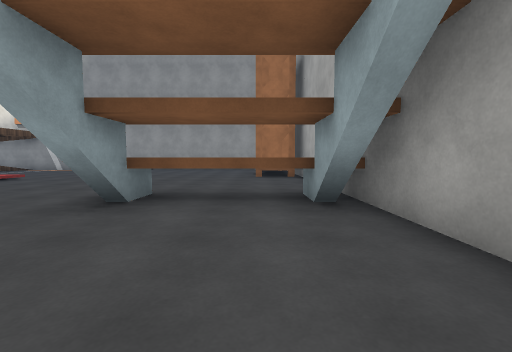
View 1 (above)

19 first-person views from a walk through a Unity game level. The camera is 1.2 m above the floor, tilts 4° down and sees 90° across. The floor is counted in squares, 2 m on a side. Each view is taken from the middle of a square. On the plan, view 1 faces up. The plan holds only what a view shows up to about 9 squares ahead; the rest is blank. The place goes on beyond the plan. Some surface patterns are stand-ins.

View 2
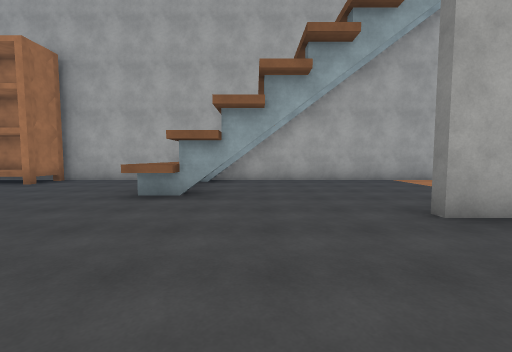

View 3
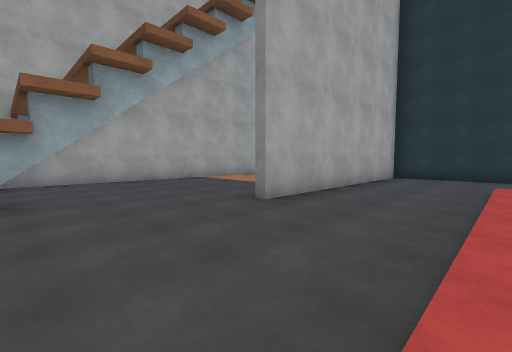

View 4
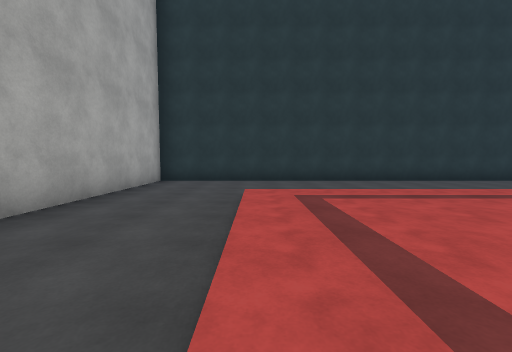

View 5
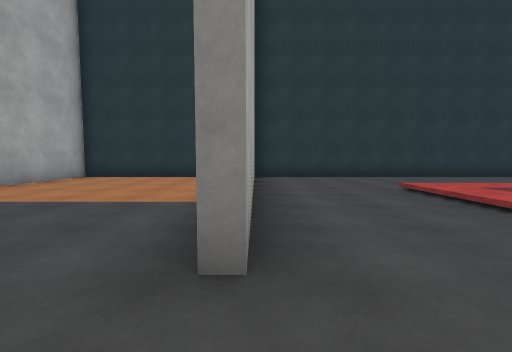

View 6
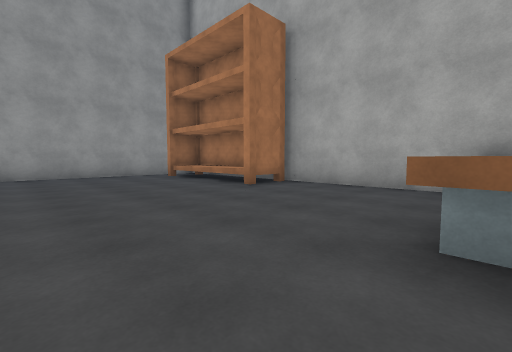

View 7
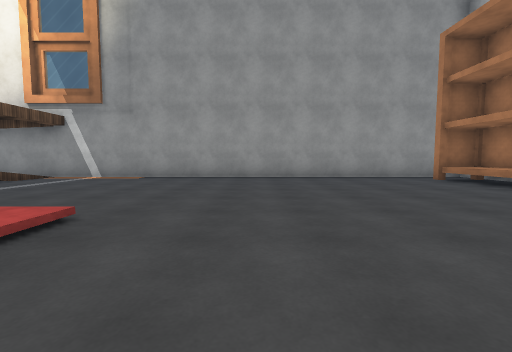

View 8
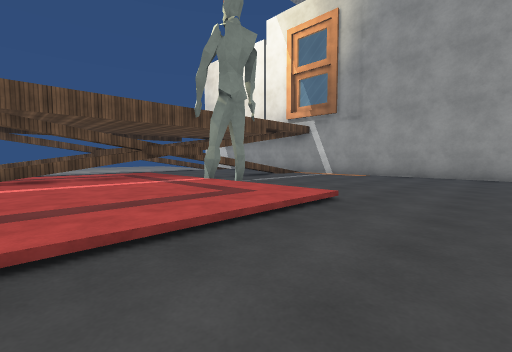

View 9
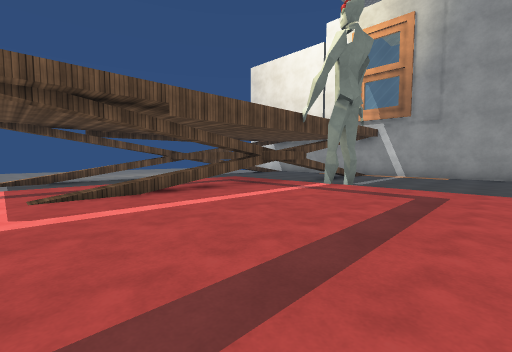

View 10
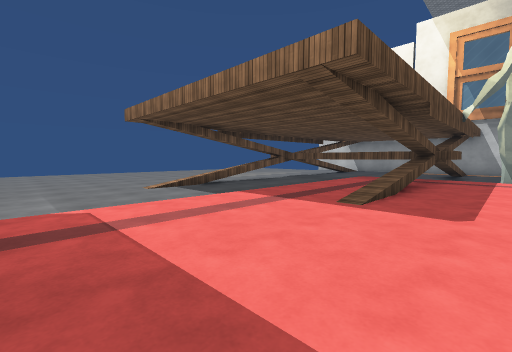

View 11
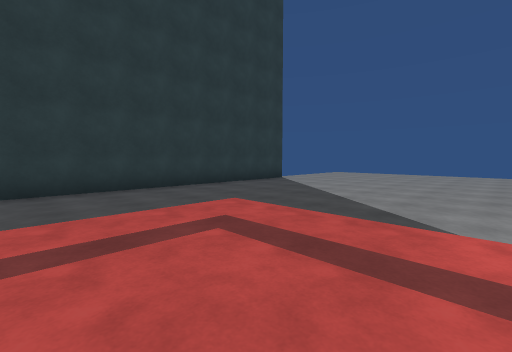

View 12
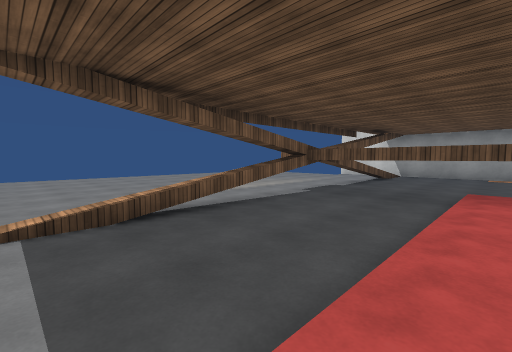

View 13
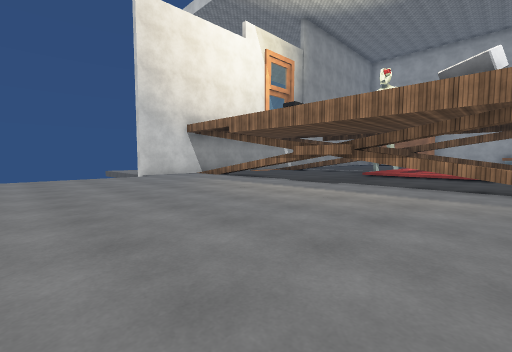

View 14
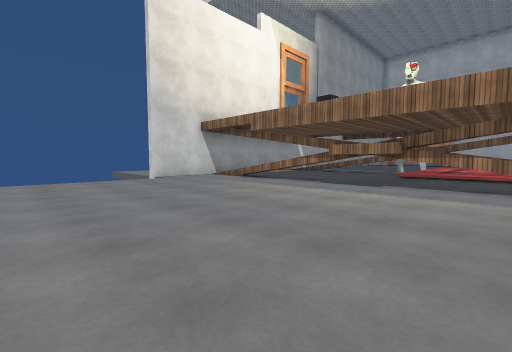

View 15
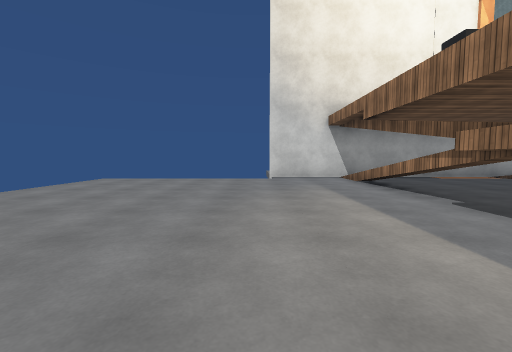

View 16
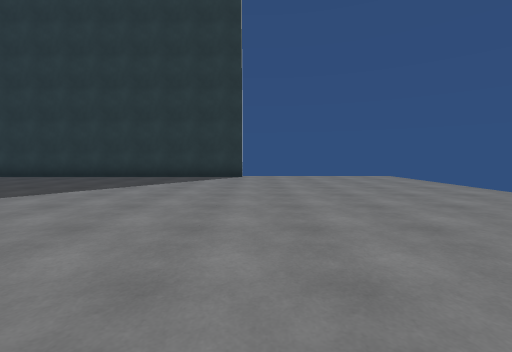

View 17
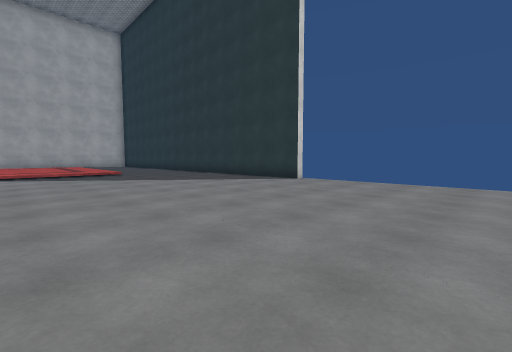

View 18
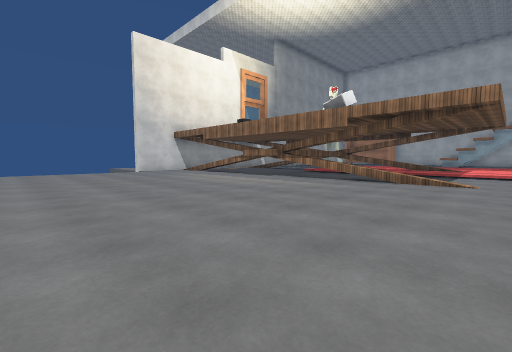

View 19
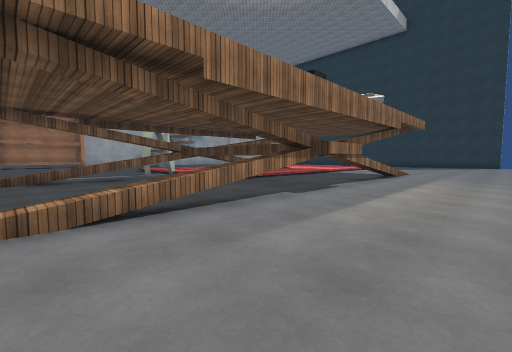

### Floor plan
Key: @ floor where view 1 was taken; # wall or solid block; x gap in a wall; . main floor; : floor 0.25 m higher than the main floor; / step, stairs or slope; = window, fence, low wall or low ledge; ^ raised ledge; T thing the floor can be seen under or through; O other object.
Columns run from 23 left of view 1 to 2 right of it. Each row starts with its distance up from view 1.
 13      ####################
 12 .......................OO
 11 .......#....#..........OO
 10 .......^....=..........OO
  9 .......T....#..........OO#
  8 .......TTTT###...........#
  7 .......TTTT##:::/........#
  6 .......T..::#:::/........#
  5 .......x..::=:::/........#
  4 .......^..::#:::/....^^^^#
  3 ..........::::::/....T..##
  2 ..........::::::/....T.. #
  1 ..........::::  /........#
  0  .........:::: :/......@.#
 -1 ..........::::::/..#.....#
 -2 ..........::::::/..#.....#
 -3 ..........::::::/..#.....#
 -4 ..........///////..#.....#
 -5 ...................#.....#
 -6 ...................# ....#
 -7 ...................# ....#
 -8      ############### #####

Positions as (right, up) in squares from view 1, and headings:
1: (0, 0), facing up
2: (-7, 2), facing right
3: (-7, 3), facing down-right
4: (-7, 1), facing down
5: (-4, 1), facing down
6: (-4, 4), facing up-right
7: (-5, 5), facing up
8: (-5, 4), facing up-left
9: (-7, 2), facing up-left
10: (-10, -1), facing up-left
11: (-11, -1), facing down-left
12: (-13, 2), facing up-left
13: (-22, 4), facing up-right
14: (-22, 5), facing up-right
15: (-19, 5), facing up
16: (-19, 1), facing down
17: (-23, -1), facing down-right
18: (-23, 1), facing up-right
19: (-19, 12), facing down-right
